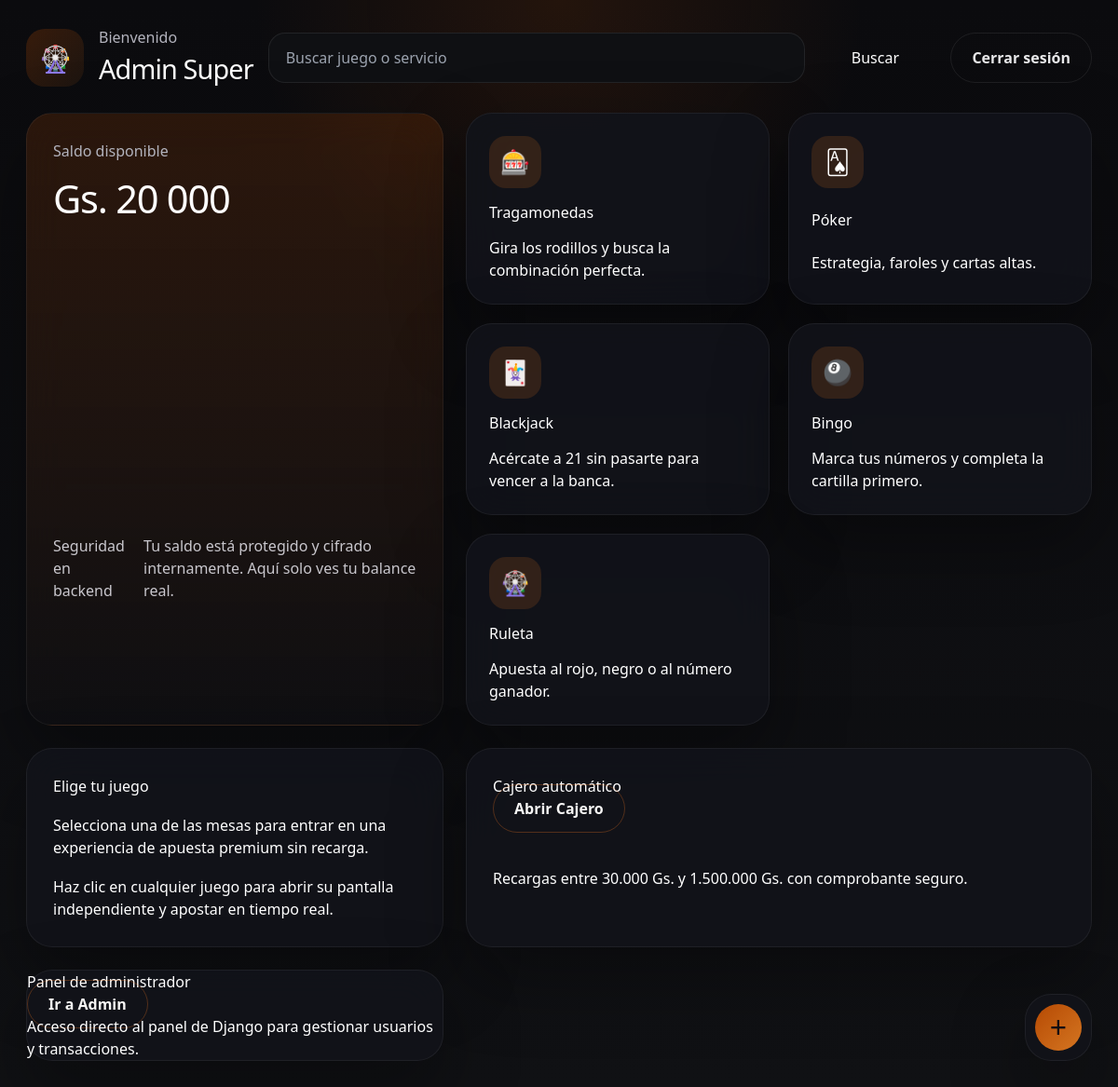
The page / (signed in) on the database its author committed.
### casino/models.py (models this page shows)
class Player(AbstractUser):
    nombre = models.CharField(max_length=64, verbose_name=_("Nombres"))
    apellido = models.CharField(max_length=64, verbose_name=_("Apellidos"))
    edad = models.PositiveSmallIntegerField(verbose_name=_("Edad"), validators=[validar_edad_mayoria])
    sexo = models.CharField(max_length=16, choices=[("M", "Masculino"), ("F", "Femenino"), ("O", "Otro")], verbose_name=_("Sexo"))
    estado_civil = models.CharField(
        max_length=24,
        choices=[
            ("soltero", "Soltero"),
            ("casado", "Casado"),
            ("divorciado", "Divorciado"),
            ("viudo", "Viudo"),
            ("union_libre", "Unión libre"),
        ],
        verbose_name=_("Estado Civil"),
    )
    saldo = EncryptedDecimalField(
        max_digits=14,
        decimal_places=0,
        default=20000,
        verbose_name=_("Saldo Disponible (Gs.)"),
        help_text=_("Saldo cifrado en Guaraníes."),
    )
    recibio_regalo = models.BooleanField(
        default=False,
        verbose_name=_("Recibió bono de bienvenida"),
        help_text=_("Marca si el usuario obtuvo el regalo de los primeros registros."),
    )
    slot_play_count = models.PositiveIntegerField(
        default=0,
        verbose_name=_("Jugadas consecutivas de tragamonedas"),
        help_text=_("Contador acumulado de giros de tragamonedas para habilitar jackpots de retención."),
    )
    REQUIRED_FIELDS = ["email", "nombre", "apellido", "edad", "sexo", "estado_civil"]
    class Meta:
        verbose_name = "Jugador"
        verbose_name_plural = "Jugadores"

### casino/views.py (the view)
# urls.py: path("", views.dashboard, name="dashboard"),
@login_required
def dashboard(request):
    player = request.user
    saldo_real = player.saldo
    juegos = [
        {
            "titulo": "Tragamonedas",
            "icono": "🎰",
            "url": reverse("casino:tragamonedas"),
            "description": "Gira los rodillos y busca la combinación perfecta.",
        },
        {
            "titulo": "Póker",
            "icono": "🂡",
            "url": reverse("casino:poker"),
            "description": "Estrategia, faroles y cartas altas.",
        },
        {
            "titulo": "Blackjack",
            "icono": "🃏",
            "url": reverse("casino:blackjack"),
            "description": "Acércate a 21 sin pasarte para vencer a la banca.",
        },
        {
            "titulo": "Bingo",
            "icono": "🎱",
            "url": reverse("casino:bingo"),
            "description": "Marca tus números y completa la cartilla primero.",
        },
        {
            "titulo": "Ruleta",
            "icono": "🎡",
            "url": reverse("casino:ruleta"),
            "description": "Apuesta al rojo, negro o al número ganador.",
        },
    ]
    return render(request, "casino/index.html", {
        "player": player,
        "saldo_real": saldo_real,
        "juegos": juegos,
    })

### casino/fields.py (called while the page is built)
    def from_db_value(self, value: bytes | None, expression, connection) -> Decimal | None:
        if value is None:
            return None
        cipher = Fernet(settings.FERNET_KEY.encode())
        try:
            plain = cipher.decrypt(value)
            return Decimal(plain.decode())
        except (InvalidToken, ValueError):
            raise ValidationError("No se pudo descifrar el saldo almacenado.")

### templates/casino/index.html (shortened to what this page needs)
{% extends "base.html" %}
{% load humanize %}
{% block content %}
    <div class="dashboard-page">
        <div class="layout-shell">
        <aside class="side-float-menu glass-panel">
            <div class="floating-control">+</div>
        </aside>
        <header class="topbar">
            <div class="brand-hero">
                <span class="brand-mark">🎡</span>
                <div>
                    <p>Bienvenido</p>
                    <h1>{{ player.nombre }} {{ player.apellido }}</h1>
                </div>
            </div>
            <form class="search-bar">
                <input type="search" placeholder="Buscar juego o servicio" />
                <button>Buscar</button>
            </form>
            <a href="{% url 'casino:logout' %}" class="btn-ghost">Cerrar sesión</a>
        </header>
        <main class="dashboard-grid">
            <section class="hero-card glass-panel balance-card">
                <div class="balance-info">
                    <p>Saldo disponible</p>
                    <h2>Gs. {{ saldo_real|intcomma }}</h2>
                </div>
                <div class="balance-meta">
                    <span>Seguridad en backend</span>
                    <p class="balance-note">Tu saldo está protegido y cifrado internamente. Aquí solo ves tu balance real.</p>
                </div>
            </section>
            <section class="games-grid" id="mis-juegos">
                {% for juego in juegos %}
                    <a href="{{ juego.url }}" class="game-card glass-panel" data-game-url="{{ juego.url }}">
                        <span class="game-icon">{{ juego.icono }}</span>
                        <h3>{{ juego.titulo }}</h3>
                        <p>{{ juego.description }}</p>
                    </a>
                {% endfor %}
            </section>
            <section class="play-panel glass-panel" id="favoritos">
                <h2>Elige tu juego</h2>
                <p>Selecciona una de las mesas para entrar en una experiencia de apuesta premium sin recarga.</p>
                <div class="play-help">
                    <p>Haz clic en cualquier juego para abrir su pantalla independiente y apostar en tiempo real.</p>
                </div>
            </section>
            <section class="cashier-panel glass-panel" id="perfil">
                <div class="panel-header">
                    <h2>Cajero automático</h2>
                    <a href="{% url 'casino:cajero' %}" class="btn-secondary">Abrir Cajero</a>
                </div>
                <p>Recargas entre 30.000 Gs. y 1.500.000 Gs. con comprobante seguro.</p>
            </section>
            {% if player.is_staff or player.is_superuser %}
            <section class="admin-panel glass-panel" id="admin-access">
                <div class="panel-header">
                    <h2>Panel de administrador</h2>
                    <a href="/admin/" class="btn-secondary">Ir a Admin</a>
                </div>
                <p>Acceso directo al panel de Django para gestionar usuarios y transacciones.</p>
            </section>
            {% endif %}
        </main>
    </div>
{% endblock %}

### templates/base.html (shortened to what this page needs)
<!DOCTYPE html>
<html lang="es">
<head>
    <script src="https://cdn.tailwindcss.com"></script>
    <link rel="stylesheet" href="/static/css/casinopoipa.css" />
</head>
<body class="bg-night text-white font-sans min-h-screen">
    {% block content %}{% endblock %}
</body>
</html>

### static/css/casinopoipa.css (style rules this page uses)
:root { color-scheme: dark; font-family: 'Inter', sans-serif; background: #0f0f12; color: #e8e8ea; --orange-copper: #d35400; --gray-deep: #121214; --gray-soft: #1f2126; --text-soft: #ced0d5; --border: rgba(255, 162, 57, 0.1); }
* { box-sizing: border-box; }
body { margin: 0; min-height: 100vh; background: radial-gradient(circle at top, rgba(211, 84, 0, 0.12), transparent 25%), linear-gradient(180deg, #0b0b0e 0%, #101114 100%); }
a { color: var(--orange-copper); text-decoration: none; }
button, input, select, textarea { font: inherit; }
.glass-panel { background: rgba(18, 19, 26, 0.92); border: 1px solid rgba(255, 255, 255, 0.06); backdrop-filter: blur(20px); box-shadow: 0 32px 80px rgba(0, 0, 0, 0.35); border-radius: 28px; }
.page-auth, .dashboard-page { min-height: 100vh; }
.brand-mark { width: 62px; height: 62px; display: grid; place-items: center; border-radius: 20px; background: linear-gradient(135deg, rgba(211, 84, 0, 0.22), rgba(229, 126, 34, 0.08)); font-size: 28px; }
.brand-top h1, .brand-hero h1 { margin: 0; font-size: 1.8rem; letter-spacing: -0.03em; }
.brand-top p, .brand-hero p, .balance-info p, .panel-header p { margin: 0; color: #b3b3bd; }
.btn-primary, .btn-secondary, .btn-ghost { border: 0; border-radius: 999px; padding: 14px 22px; font-weight: 600; cursor: pointer; }
.btn-secondary { background: transparent; border: 1px solid rgba(255, 126, 34, 0.28); color: #f6f5f4; }
.btn-ghost { background: transparent; color: #e8e8ea; border: 1px solid rgba(255,255,255,0.08); }
.layout-shell { min-height: 100vh; padding: 28px; display: grid; gap: 26px; }
.topbar { display: flex; flex-wrap: wrap; gap: 16px; align-items: center; justify-content: space-between; }
.brand-hero { display: flex; align-items: center; gap: 16px; }
.search-bar { display: flex; gap: 10px; flex: 1 1 320px; }
.search-bar input { flex: 1; padding: 14px 18px; border-radius: 18px; border: 1px solid rgba(255,255,255,0.08); background: #0f1013; color: #f3f3f7; }
.search-bar button { min-width: 130px; }
.dashboard-grid { display: grid; grid-template-columns: minmax(280px, 1fr) 1.5fr; gap: 24px; }
.balance-card, .play-panel, .cashier-panel, .admin-shell { padding: 28px; }
.balance-card { display: grid; gap: 18px; background: linear-gradient(180deg, rgba(211, 84, 0, 0.16), rgba(15, 15, 18, 0.95)); }
.balance-info h2 { margin: 8px 0 0; font-size: 2.6rem; letter-spacing: -0.03em; }
.balance-meta { display: flex; justify-content: space-between; align-items: center; gap: 12px; color: #c9c7cd; }
.games-grid { display: grid; grid-template-columns: repeat(2, minmax(0, 1fr)); gap: 20px; }
.game-card { padding: 24px; display: grid; gap: 14px; transition: transform 0.25s ease; }
.game-icon { display: inline-flex; align-items: center; justify-content: center; width: 56px; height: 56px; border-radius: 18px; background: rgba(255, 126, 34, 0.14); font-size: 1.6rem; }
.play-panel, .cashier-panel { display: grid; gap: 18px; }
.side-float-menu { position: fixed; right: 28px; bottom: 28px; width: 72px; height: 72px; padding: 10px; display: grid; place-items: center; z-index: 99; }
.floating-control { width: 100%; height: 100%; display: grid; place-items: center; border-radius: 50%; background: linear-gradient(135deg, rgba(211, 84, 0, 0.85), rgba(229, 126, 34, 0.92)); font-size: 2rem; color: #0f0f12; cursor: pointer; }

### rows shown on the page
Player: nombre "Admin", apellido "Super", saldo "20 000"

### other values the page prints
{{ juego.icono }} "🎰" "🂡" "🃏" "🎱" "🎡"
{{ juego.titulo }} "Tragamonedas" "Póker" "Blackjack" "Bingo" "Ruleta"
{{ juego.description }} "Gira los rodillos y busca la combinación perfecta." "Estrategia, faroles y cartas altas." "Acércate a 21 sin pasarte para vencer a la banca." "Marca tus números y completa la cartilla primero." "Apuesta al rojo, negro o al número ganador."
